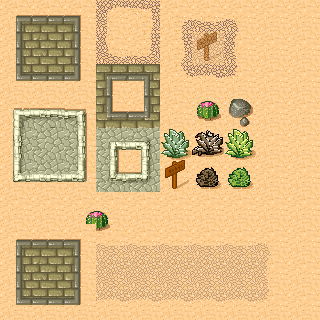

The image is a tile-based game level rendered from a .tmx file. Its description and complete source (layers, tilesets, objects, tile grids) follow:
An orthogonal 10x10 tile map with 32x32 px tiles, 4 tile layers (Tile Layer 1, Tile Layer 2, Tile Layer 4, Tile Layer 3) and 8 objects (2x polygon type, rectangle type, elipse type, point type, insert text type, ...).

<map version="1.2" tiledversion="1.2.3" orientation="orthogonal" renderorder="right-down" width="10" height="10" tilewidth="32" tileheight="32" infinite="0" nextlayerid="16" nextobjectid="10">
  <tileset firstgid="1" source="tile_set_image.tsx" />
  <layer id="1" name="Tile Layer 1" width="10" height="10">
    <data encoding="csv">
      1,2,3,4,5,6,7,8,30,30,
      9,10,11,12,13,14,15,16,30,30,
      17,18,19,20,21,22,23,24,30,30,
      25,26,27,28,29,30,31,32,30,30,
      33,34,35,36,37,38,39,40,30,30,
      41,42,43,44,45,46,47,48,30,30,
      30,30,30,30,30,30,30,30,30,30,
      30,30,30,30,30,30,30,30,30,30,
      30,30,30,30,30,30,30,30,30,30,
      30,30,30,30,30,30,30,30,30,30
    </data>
  </layer>
  <layer id="2" name="Tile Layer 2" width="10" height="10" opacity="0.5">
    <data encoding="csv">
      0,0,0,0,0,0,0,0,0,0,
      0,0,0,0,0,0,46,0,0,0,
      0,0,0,0,0,0,0,0,0,0,
      0,0,0,0,0,0,0,0,0,0,
      0,0,0,0,0,0,0,0,0,0,
      0,0,0,0,0,0,0,0,0,0,
      0,0,0,0,0,0,0,0,0,0,
      0,0,6,7,7,7,7,7,8,0,
      0,0,14,15,15,15,15,15,16,0,
      0,0,22,23,23,23,23,23,24,0
    </data>
  </layer>
  <group id="3" name="Group 1">
    <properties>
      <property name="bool property" type="bool" value="true" />
    </properties>
    <layer id="5" name="Tile Layer 4" width="10" height="10" offsetx="49" offsety="-50">
      <data encoding="csv">
        0,0,0,0,0,0,0,0,0,0,
        0,0,0,0,0,0,0,0,0,0,
        0,0,0,0,0,0,0,0,0,0,
        0,0,0,0,0,0,0,0,0,0,
        0,0,0,0,0,0,0,0,0,0,
        0,0,0,0,0,0,0,0,0,0,
        0,0,0,0,0,0,0,0,0,0,
        0,0,0,0,0,0,0,0,0,0,
        0,31,0,0,0,0,0,0,0,0,
        0,0,0,0,0,0,0,0,0,0
      </data>
    </layer>
    <layer id="4" name="Tile Layer 3" width="10" height="10">
      <data encoding="csv">
        0,0,0,0,0,0,0,0,0,0,
        0,0,0,0,0,0,0,0,0,0,
        0,0,0,0,0,0,0,0,0,0,
        0,0,0,0,0,0,0,0,0,0,
        0,0,0,0,0,0,0,0,0,0,
        0,0,0,0,0,0,0,0,0,0,
        0,0,0,0,0,0,0,0,0,0,
        1,2,3,0,0,0,0,0,0,0,
        9,10,11,0,0,0,0,0,0,0,
        17,18,19,0,0,0,0,0,0,0
      </data>
    </layer>
  </group>
  <objectgroup color="#000000" draworder="index" id="6" name="Object Layer 1" opacity="0.9" offsetx="4.66667" offsety="-4.33333">
    <object id="1" name="rectangle 1" type="rectangle type" x="200.25" y="210.75" width="47.25" height="25" rotation="15" />
    <object id="2" name="polygon 1" type="polygon type" x="252.5" y="87.75" rotation="-21">
      <polygon points="0,0 -41.25,24.25 -11,67.25 25.75,39.75 -9,37.75" />
    </object>
    <object id="3" name="elipse 1" type="elipse type" x="198.75" y="102.5" width="17.75" height="14.25">
      <ellipse />
    </object>
    <object id="4" name="point 1" type="point type" x="174.25" y="186">
      <point />
    </object>
    <object id="7" name="insert text 1" type="insert text type" x="11.3958" y="48.5833" width="107.625" height="27.25">
      <text fontfamily="Sans Serif" pixelsize="17" wrap="1" color="#b40303" italic="1" underline="1" strikeout="1">Hello World</text>
    </object>
    <object id="6" name="inserted tile 1" type="inserted tile type" gid="3221225503" x="47.25" y="72.5" width="47" height="53" rotation="31">
      <properties>
        <property name="tile property bool" type="bool" value="true" />
      </properties>
    </object>
    <object id="8" name="polyline 1" type="polyline type" x="144.667" y="112">
      <polyline points="0,0 -14.3333,35.6667 15.3333,18.3333" />
    </object>
    <object id="9" name="polygon 2" type="polygon type" x="69.8333" y="168.333">
      <polygon points="-3.25,-17.25 -15,10.75 20.75,4.5" />
    </object>
  </objectgroup>
</map>
